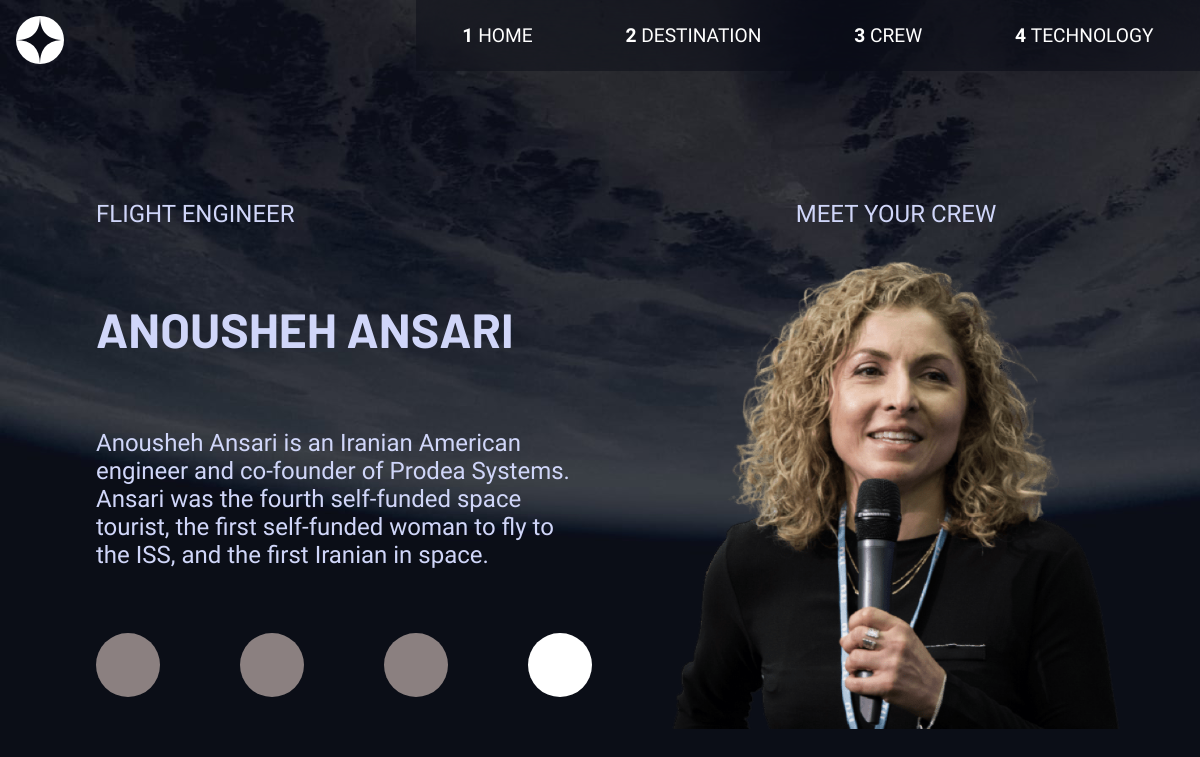
The app's page /crew/4 with its own data.
### pages/models.py (models this page shows)
class Crew(models.Model):
    name = models.CharField(max_length=50)
    position = models.CharField(max_length=50)
    desc = models.CharField(max_length=300)

### pages/views.py (the view)
# urls.py: path('crew/<int:id>', views.crew, name='crew'),
def crew(request, id=1):
    data = Crew.objects.get(pk=id)
    return render(request, 'crew.html', {'data': data})

### pages/templatetags/custom_filters.py (called while the page is built)
@register.filter
def format_name(value):
    print("-".join(list(value.split(' '))))
    return "-".join(list(value.split(' ')))

### templates/crew.html (shortened to what this page needs)
{% load static %}
{% load custom_filters %}
<!DOCTYPE html>
<html lang="en">
<head>
    <link rel="stylesheet" href="{% static 'css/base.css' %}">
</head>
<body>
    {% include 'header.html' %}
    <main >
        <section class='container xm-reverse'>
            <p class='capitalize'>meet your crew</p>
            <img class='model' src="../static/assets/crew/image-{{data.name | format_name}}.png" alt="image-astronout">
        </section>
        <section class='container order'>
            <section class='flex destinations footer'>
                <a
                href="{%url 'pages:crew' id=1 %}"
                class='round-circle crew-link'
                style="
                border:none;"></a>
                <a
                href="{%url 'pages:crew' id=2 %}"
                class='round-circle crew-link'
                style="
                border:none;"></a>
                <a
                href="{%url 'pages:crew' id=3 %}"
                class='round-circle crew-link'
                style="
                border:none;"></a>
                <a
                href="{%url 'pages:crew' id=4 %}"
                class='round-circle crew-link'
                style="
                {% if data.name == 'anousheh ansari' %}
                background-color:white;
                {% endif %}
                border:none;"></a>
            </section>
            <p class='capitalize'> {{data.position}} </p>
            <h2 class='capitalize'class='capitalize'>{{data.name}}</h2>
            <p> {{data.desc}} </p>
        </section>
    </main>
</body>
</html>

### static/css/base.css (style rules this page uses)
* { box-sizing: border-box; }
html, body { margin: 0; padding: 0; }
body { color: #D0D6F9; background-size: cover; font-family: 'Barlow Condensed', sans-serif; font-weight: 400; }
.flex { display: flex; justify-content: space-around; }
h2 { font-family: 'Barlow', sans-serif; font-size: 2em; }
a { text-decoration: none; color: white; padding: 0.5rem 0; margin: 1rem 0; text-transform: uppercase; }
main { padding: 0 1rem; text-align: center; }
.container { margin: 15% 0; }
.container:last-child { margin-bottom: 0; }
.capitalize { text-transform: uppercase; }
p { margin: 0; }
.round-circle { width: 10rem; height: 10rem; border-radius: 50%; background-color: transparent; border: 1px solid #ffffff; display: grid; place-content: center; align-items: center; text-transform: capitalize; font-weight: 100; margin-inline: auto; }
.destinations { justify-content: space-around; text-transform: uppercase; }
.model { margin: 2rem 0; }
.crew-link { margin: 2rem 0; padding: 0.5rem 0; background-color: rgb(139, 128, 128); }
@media (min-width:1025px) { .flex { gap: 5rem; } }
@media (min-width:1025px) { main { text-align: left; padding: 10% 6rem 0; font-size: 1.5em; display: grid; grid-template-columns: auto auto; column-gap: 5rem; } }
@media (min-width:1025px) { main .container:first-child { flex: 1; } }
@media (min-width:1025px) { .container { margin: 0; } }
@media (min-width:1025px) { .round-circle { width: 20rem; height: 20rem; } }
@media (min-width:1025px) { .xm-reverse { display: grid; order: 1; } }
@media (min-width:1025px) { .xm-reverse>p { justify-self: center; } }
@media (min-width:1025px) { .model { width: 28rem; } }
@media (min-width:1025px) { .crew-link { width: 4rem; height: 4rem; order: 1; } }
@media (min-width:1025px) { .order { display: grid; } }
@media (min-width:1025px) { .footer { order: 1; } }

### templates/crew.html (style rules this page uses)
@media (min-width:1025px) { body { background-image:url('../static/assets/crew/background-crew-desktop.jpg'); } }

### records on screen
Crew: position "FLIGHT ENGINEER", name "ANOUSHEH ANSARI", desc "Anousheh Ansari is an Iranian American engineer and co-founder of Prodea Systems. Ansari was the fourth self-funded space tourist, the first self-funded woman to fly to the ISS, and the first Iranian in space."
